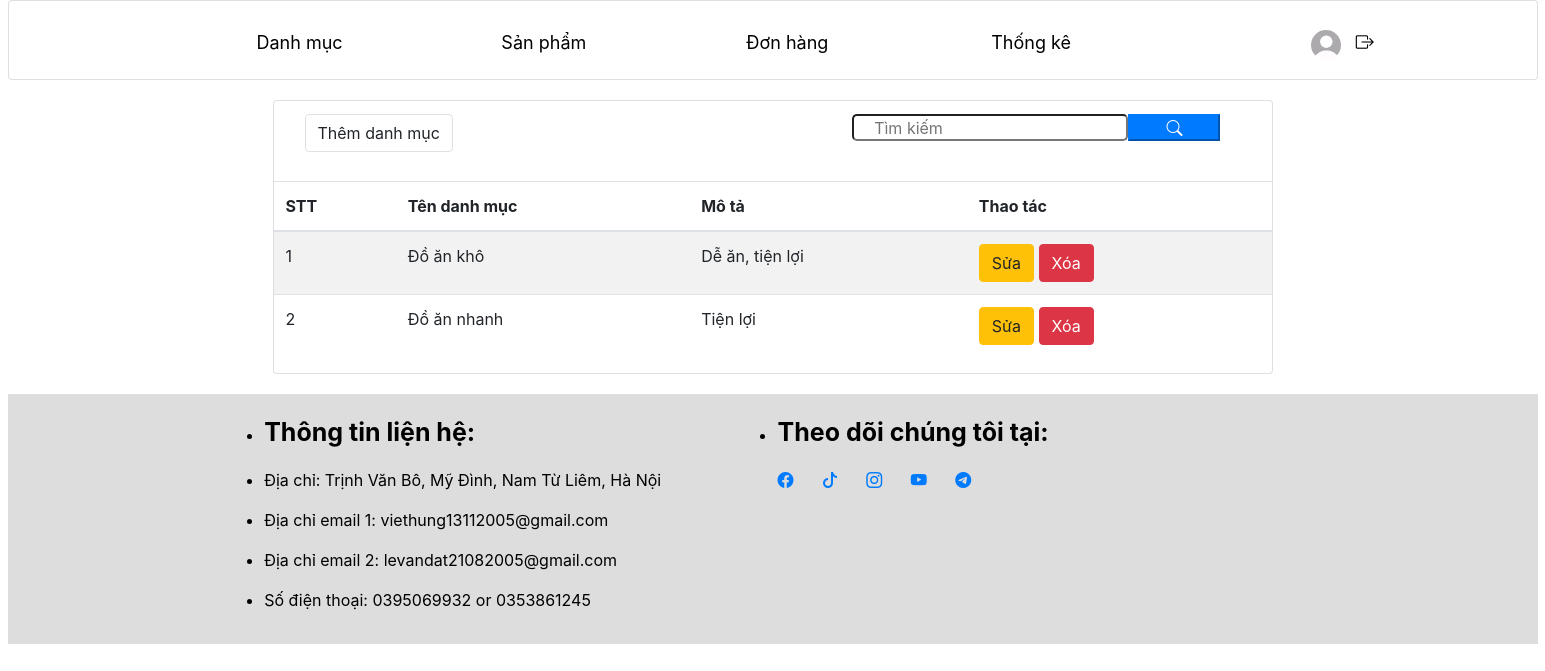
The page /admin/index.php (signed in) on the database its author committed.
### tables this page shows
CREATE TABLE `danh_mucs` (
  `id` int NOT NULL,
  `ten_danh_muc` varchar(100) NOT NULL,
  `mo_ta` text NOT NULL
);

### admin/controllers/adminDanhMucController.php (called while the page is built, shortened)
<?php
class adminDanhMucController
{
    public $modelDanhMuc;
    public function __construct()
    {
        $this->modelDanhMuc = new modelDanhMuc;
    }
    public function danhMucSanPham()
    {
        if (
            $_SERVER['REQUEST_METHOD'] === 'POST'
        ) {
            $search = $_POST['search'];
            $listDanhMuc = [];
            $danhMuc = $this->modelDanhMuc->getAllDanhMuc();
            foreach ($danhMuc as $key => $value) {
                    if (strpos(strtolower($value['ten_danh_muc']), strtolower($search)) !== false) {
                        $listDanhMuc[] = $value;
                    }
            }
        } else {
            $listDanhMuc = $this->modelDanhMuc->getAllDanhMuc();
        }
        require './views/danhMuc/danhMucSanPham.php';
    }
}

### commons/function.php (called while the page is built, shortened)
<?php
function connectDB() {
    $host = DB_HOST;
    $port = DB_PORT;
    $dbname = DB_NAME;
    try {
        $conn = new PDO("mysql:host=$host;port=$port;dbname=$dbname", DB_USERNAME, DB_PASSWORD);
        $conn->setAttribute(PDO::ATTR_ERRMODE, PDO::ERRMODE_EXCEPTION);
        $conn->setAttribute(PDO::ATTR_DEFAULT_FETCH_MODE, PDO::FETCH_ASSOC);
        return $conn;
    } catch (PDOException $e) {
        echo ("Connection failed: " . $e->getMessage());
    }
}

### admin/models/modelDanhMuc.php (called while the page is built, shortened)
<?php
class modelDanhMuc
{
    public $conn;
    public function __construct()
    {
        $this->conn = connectDB();
    }
    public function getAllDanhMuc()
    {
        try {
            $sql = "SELECT * FROM danh_mucs";
            $stmt = $this->conn->prepare($sql);
            $stmt->execute();
            return $stmt->fetchAll();
        } catch (Exception $e) {
            echo "ERROR" . $e->getMessage();
        }
    }
}

### admin/views/danhMuc/danhMucSanPham.php (the view)
<?php
require './views/layout/header.php';
require './views/layout/navbar.php';
?>
<div style="height: auto; width:1000px; margin:20px auto;" class="card">
    <div class=" col-md-12 row alert">
        <div class="col-md-7">
        <a href="<?= BASE_URL_ADMIN . '?act=form-them-danh-muc' ?>" style="margin:10px;"><button class="btn border">Thêm danh mục</button></a>
        </div>
        <form style="display:flex;" class="col-md-5" action="<?= BASE_URL_ADMIN . '?act=tim-kiem-danh-muc' ?>" class="row" method="POST">
            <input style="border-radius:5px; height:27px; padding:0px 20px;" class="col-md-9" type="text" name="search" placeholder="Tìm kiếm">
            <button style="height:27px; ;" type="submit" class="search col-md-3  btn-primary"><i class="bi bi-search"></i></button>
        </form>
    </div>
    <table class="table table-striped ">
        <thead>
            <tr>
                <th scope="col">STT</th>
                <th scope="col">Tên danh mục</th>
                <th scope="col">Mô tả</th>
                <th scope="col">Thao tác</th>
            </tr>
        </thead>
        <tbody>
            <?php foreach ($listDanhMuc as $key => $danhMuc) : ?>
                <tr>
                    <td><?= $key + 1 ?></td>
                    <td><?= $danhMuc['ten_danh_muc'] ?></td>
                    <td><?= $danhMuc['mo_ta'] ?></td>
                    <td>
                        <a href="<?= BASE_URL_ADMIN . '?act=form-sua-danh-muc&id='.$danhMuc['id'] ?>"><button class="btn btn-warning">Sửa</button></a>
                        <a onclick="confirm('Bạn có xác nhận xóa')"  href="<?= BASE_URL_ADMIN . '?act=delete-danh-muc&id_danh_muc='.$danhMuc['id'] ?>"> <button  class="btn btn-danger">Xóa</button></a>
                    </td>
                </tr>
            <?php endforeach; ?>
        </tbody>
    </table>
</div>
<?php require './views/layout/footer.php'; ?>

### admin/assets/css/styleMain.css (style rules this page uses)
* { padding: 0; margin: 0; text-decoration: none; }
body { width: auto; }

### rows shown on the page
danh_mucs: ten_danh_muc "Đồ ăn khô", mo_ta "Dễ ăn, tiện lợi"
danh_mucs: ten_danh_muc "Đồ ăn nhanh", mo_ta "Tiện lợi"
